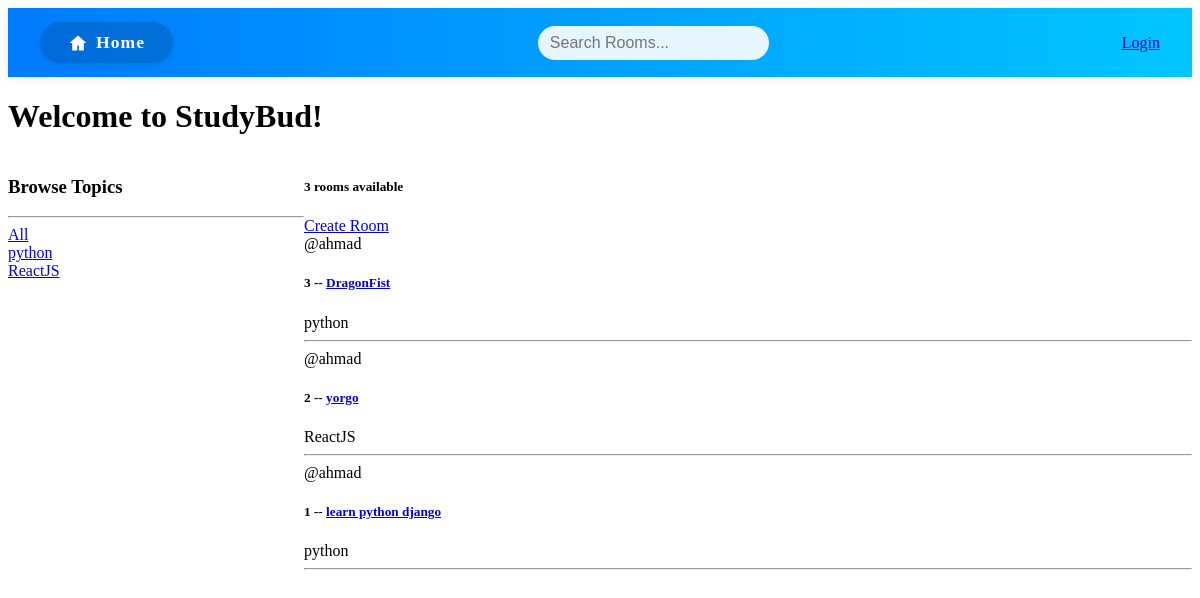
The app's page /, older data.
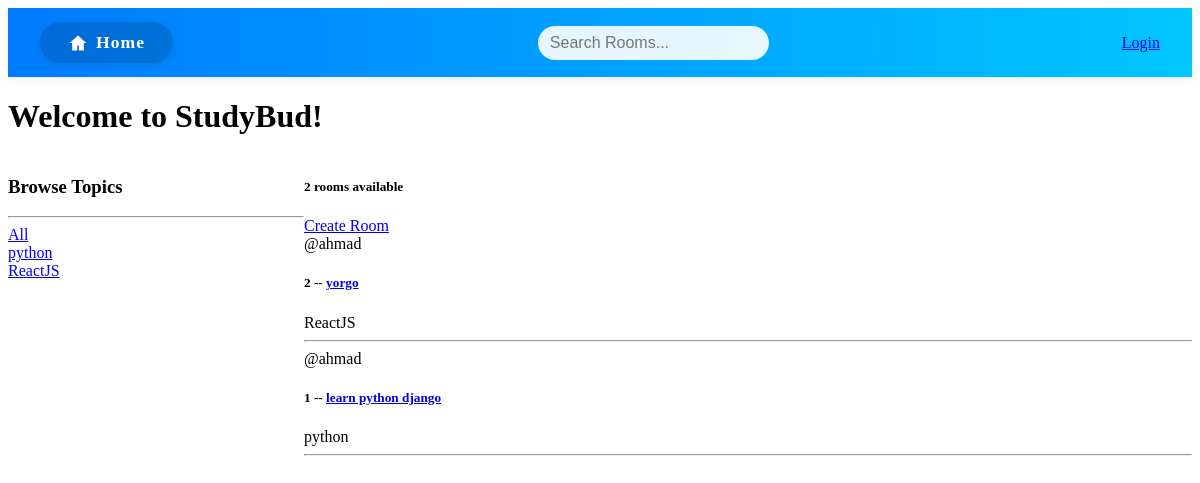
The same page, newer data.
### base/models.py (models this page shows, shortened)
class Topic(models.Model):
    name = models.CharField(max_length=200)

class Room(models.Model):
    host = models.ForeignKey(User ,on_delete= models.SET_NULL , null=True)
    topic = models.ForeignKey(Topic ,on_delete= models.SET_NULL , null=True)
    name = models.CharField(max_length = 200)
    descreption = models.TextField(null = True , blank= True)
    updated = models.DateTimeField(auto_now = True)
    created = models.DateTimeField(auto_now_add = True)
    class Meta:
        ordering = ["-updated" , "-created"]

### base/views.py (the view)
# urls.py: path('', views.home, name='home'),
def home(request):
    q = request.GET.get('q') if request.GET.get('q') != None else ''
    rooms = Room.objects.filter(
            Q(topic__name__icontains = q) |
            Q(name__contains = q) |
            Q(descreption__contains = q)
            )
    topics = Topic.objects.all()
    rooms_count = rooms.count()
    context = {"rooms" : rooms , "topics" : topics , "rooms_count" : rooms_count}
    return render(request , "base/home.html" , context)

### base/templates/base/home.html (shortened to what this page needs)
<!DOCTYPE html>
<html lang="en">
<head>
</head>
<body>
{% extends 'main.html' %}
{% block content %}
    <h1>Welcome to StudyBud!</h1>
<div class="home-container">
    <div>
        <h3>Browse Topics</h3>
        <hr>
        <div>
            <a href="{% url 'home' %}">All</a>
        </div>
        {% for topic in topics %}
            <div>
                <a href="{% url 'home' %}?q={{topic.name}}">{{topic.name}}</a>
            </div>
        {% endfor %}
    </div>
    <div>
        <h5>{{rooms_count}} rooms available</h5>
        <a href="{% url 'create-room'%}">Create Room</a>
        <div>
            {% for room in rooms %}
                <div>
                    <span>@{{room.host.username}}</span>
                    <h5>{{room.id}} -- <a href="{% url 'room' room.id %}">{{room.name}}</a></h5>
                    <span>{{room.topic.name}}</span>
                <hr>
                </div>
            {% endfor %}
        </div>
    </div>
    {% endblock %}

### templates/main.html (shortened to what this page needs)
<!DOCTYPE html>
<html>
<head>
</head>
<body>
    {% include 'navbar.html' %}
    {% block content %}
    {% endblock %}
</body>
</html>

### templates/navbar.html
<nav style="background: linear-gradient(90deg, #007bff 0%, #00c6ff 100%); padding: 14px 32px; display: flex; align-items: center; box-shadow: 0 2px 8px rgba(0,0,0,0.08); justify-content: space-between;">
    <a href="/" style="color: white; text-decoration: none; font-weight: 600; padding: 10px 28px; background: rgba(0,0,0,0.15); border-radius: 24px; font-size: 1.1rem; box-shadow: 0 2px 6px rgba(0,0,0,0.10); transition: background 0.2s, box-shadow 0.2s; margin-right: 12px; letter-spacing: 1px;">
        <span style="display: flex; align-items: center; gap: 8px;">
            <svg xmlns='http://www.w3.org/2000/svg' width='20' height='20' fill='white' viewBox='0 0 24 24'><path d='M12 3l10 9h-3v9h-6v-6h-2v6H5v-9H2z'/></svg>
            Home
        </span>
    </a>
    <form method="GET" action="{% url 'home' %}">
        <input type="text" name="q" placeholder="Search Rooms..." style="padding: 8px 12px; border-radius: 20px; border: none; background: rgba(255,255,255,0.9); font-size: 1rem;"/>
    </form>
    {% if request.user.is_authenticated %}
    <a href="{% url 'logout'%}">Logout</a>
    {% else %}
    <a href="{% url 'login' %}">Login</a>
    {% endif %}
</nav>

### base/templates/base/home.html (style rules this page uses)
.home-container { display: grid; grid-template-columns: 1fr 3fr; }

Row changes from the older to the newer data that the page shows:
removed Room: host.username "ahmad", id "3", name "DragonFist", topic.name "python"
Text that changed along with them:
{{ rooms_count }}: "3" → "2"
